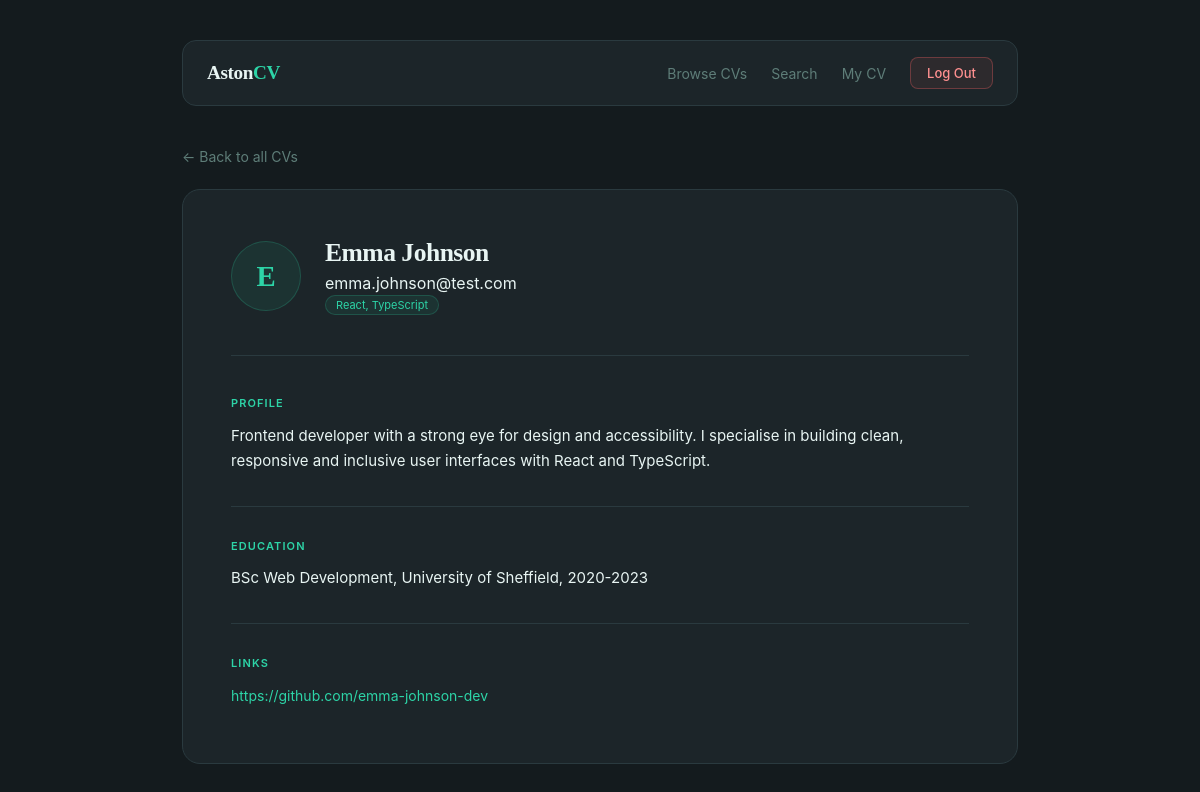
Page /view.php?id=10 (signed in) on the committed database.
### tables this page shows
CREATE TABLE `cvs` (
  `id` bigint(20) UNSIGNED NOT NULL,
  `name` varchar(100) NOT NULL,
  `email` varchar(100) NOT NULL,
  `password` varchar(255) NOT NULL,
  `keyprogramming` varchar(255) DEFAULT NULL,
  `profile` varchar(500) DEFAULT NULL,
  `education` varchar(500) DEFAULT NULL,
  `URLlinks` varchar(500) DEFAULT NULL
);

### view.php (the view, shortened to what this page needs)
<?php
require 'db.php';
$id = (int) $_GET["id"];
try {
    $stmt = $pdo->prepare("SELECT * FROM cvs WHERE id = ?");
    $stmt->execute([$id]);
    $cv = $stmt->fetch(PDO::FETCH_ASSOC);
} catch (PDOException $e) {
    $cv = null;
}
?>
<!DOCTYPE html>
<html lang="en">
<head>
    <link rel="stylesheet" href="css/style.css">
</head>
<body class="dashboard-page">
<div class="dashboard-wrapper">
    <div class="navbar">
        <div class="navbar-brand">Aston<span>CV</span></div>
        <div class="navbar-links">
            <a href="index.php">Browse CVs</a>
            <a href="search.php">Search</a>
            <a href="dashboard.php">My CV</a>
            <a href="logout.php" class="btn-logout">Log Out</a>
        </div>
    </div>
    <a href="index.php" class="back-link">&#8592; Back to all CVs</a>
    <div class="profile-card">
        <div class="profile-header">
            <div class="profile-avatar">
                <?= strtoupper(substr($cv["name"], 0, 1)) ?>
            </div>
            <div class="profile-title">
                <h1><?= htmlspecialchars($cv["name"]) ?></h1>
                <p class="subtitle"><?= htmlspecialchars($cv["email"]) ?></p>
                <?php if (!empty($cv["keyprogramming"])): ?>
                    <span class="cv-lang">
                        <?= htmlspecialchars($cv["keyprogramming"]) ?>
                    </span>
                <?php endif; ?>
            </div>
        </div>
        <?php if (!empty($cv["profile"])): ?>
            <div class="cv-section">
                <h3>Profile</h3>
                <p><?= nl2br(htmlspecialchars($cv["profile"])) ?></p>
            </div>
        <?php endif; ?>
        <?php if (!empty($cv["education"])): ?>
            <div class="cv-section">
                <h3>Education</h3>
                <p><?= nl2br(htmlspecialchars($cv["education"])) ?></p>
            </div>
        <?php endif; ?>
        <?php if (!empty($cv["URLlinks"])): ?>
            <div class="cv-section">
                <h3>Links</h3>
                <p>
                    <?php
                    $links = explode(",", $cv["URLlinks"]);
                    foreach ($links as $link):
                        $link = trim(htmlspecialchars($link));
                    ?>
                        <a href="<?= $link ?>" target="_blank"
                            class="cv-link"><?= $link ?></a>
                    <?php endforeach; ?>
                </p>
            </div>
        <?php endif; ?>
    </div>
</div>
</body>
</html>

### css/style.css (style rules this page uses)
* { margin: 0; padding: 0; box-sizing: border-box; }
:root { --bg-page: #141b1e; --bg-card: #1c2529; --bg-input: #141b1e; --border-card: #2a3a3f; --border-input: #2a3a3f; --teal: #2dd4a7; --teal-hover: #25b892; --teal-dim: rgba(45, 212, 167, 0.08); --teal-border: rgba(45, 212, 167, 0.2); --text-primary: #e8f5f3; --text-muted: #5e7d78; --text-dark: #0d1a18; --success-bg: rgba(45, 212, 167, 0.08); --success-border: rgba(45, 212, 167, 0.3); --success-text: #2dd4a7; --error-bg: rgba(255, 99, 99, 0.08); --error-border: rgba(255, 99, 99, 0.3); --error-text: #ff9090; }
body { font-family: -apple-system, BlinkMacSystemFont, 'Segoe UI', sans-serif; background-color: var(--bg-page); color: var(--text-primary); min-height: 100vh; display: flex; align-items: center; justify-content: center; padding: 2rem; }
h1, h2, h3 { font-family: Georgia, 'Times New Roman', serif; letter-spacing: -0.02em; color: var(--text-primary); }
body.dashboard-page { display: block; padding: 0; background-color: var(--bg-page); min-height: 100vh; }
.dashboard-wrapper { width: 100%; max-width: 900px; margin: 0 auto; padding: 2.5rem 2rem; }
.navbar { display: flex; align-items: center; justify-content: space-between; padding: 1rem 1.5rem; background: var(--bg-card); border: 1px solid var(--border-card); border-radius: 14px; margin-bottom: 2.5rem; }
.navbar-brand { font-family: Georgia, 'Times New Roman', serif; font-size: 1.2rem; font-weight: 700; color: var(--text-primary); letter-spacing: -0.02em; }
.navbar-brand span { color: var(--teal); }
.navbar-links { display: flex; align-items: center; gap: 1.5rem; }
.navbar-links a { color: var(--text-muted); text-decoration: none; font-size: 14px; transition: color 0.2s; }
.btn-logout { background: var(--error-bg) !important; border: 1px solid var(--error-border) !important; color: var(--error-text) !important; padding: 7px 16px !important; border-radius: 8px !important; font-size: 13px !important; font-weight: 500 !important; margin-top: 0 !important; width: auto !important; transform: none !important; }
.cv-lang { display: inline-block; background: var(--teal-dim); border: 1px solid var(--teal-border); color: var(--teal); font-size: 11px; padding: 2px 10px; border-radius: 100px; }
.back-link { display: inline-block; color: var(--text-muted); text-decoration: none; font-size: 14px; margin-bottom: 1.5rem; transition: color 0.2s; }
.profile-card { background: var(--bg-card); border: 1px solid var(--border-card); border-radius: 18px; padding: 3rem; }
.profile-header { display: flex; align-items: center; gap: 1.5rem; margin-bottom: 2.5rem; padding-bottom: 2.5rem; border-bottom: 1px solid var(--border-card); flex-wrap: wrap; }
.profile-avatar { width: 70px; height: 70px; border-radius: 50%; background: var(--teal-dim); border: 1px solid var(--teal-border); color: var(--teal); font-size: 1.8rem; font-weight: 700; display: flex; align-items: center; justify-content: center; flex-shrink: 0; font-family: Georgia, serif; }
.profile-title { flex: 1; }
.profile-title h1 { font-size: 1.6rem; margin-bottom: 0.3rem; }
.cv-section { margin-bottom: 2rem; padding-bottom: 2rem; border-bottom: 1px solid var(--border-card); }
.cv-section:last-of-type { border-bottom: none; margin-bottom: 0; padding-bottom: 0; }
.cv-section h3 { font-size: 11px; font-weight: 600; color: var(--teal); text-transform: uppercase; letter-spacing: 0.1em; margin-bottom: 0.8rem; font-family: -apple-system, BlinkMacSystemFont, 'Segoe UI', sans-serif; }
.cv-section p { color: var(--text-primary); font-size: 15px; line-height: 1.7; }
.cv-link { display: inline-block; color: var(--teal); text-decoration: none; font-size: 14px; margin-right: 1rem; margin-bottom: 0.5rem; }

### rows in the picture
cvs: name "E", name "Emma Johnson", email "emma.johnson@test.com", keyprogramming "React, TypeScript", profile "Frontend developer with a strong eye for design and accessibility. I specialise in building clean, responsive and inclusive user interfaces with React and TypeScript.", education "BSc Web Development, University of Sheffield, 2020-2023", URLlinks "https://github.com/emma-johnson-dev"
